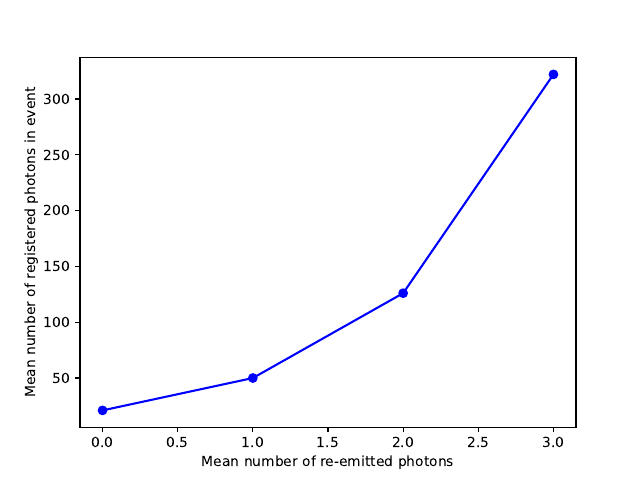

This chart was generated by the following Python code:
import numpy as np
import matplotlib.pyplot as plt

mean_number_of_reemitted_photons = [0,1,2,3]
number_of_detected_photons = [21, 50, 126, 322]

plt.plot(mean_number_of_reemitted_photons, number_of_detected_photons, "ob-")
plt.xlabel("Mean number of re-emitted photons")
plt.ylabel("Mean number of registered photons in event")

plt.savefig("reemition.pdf")